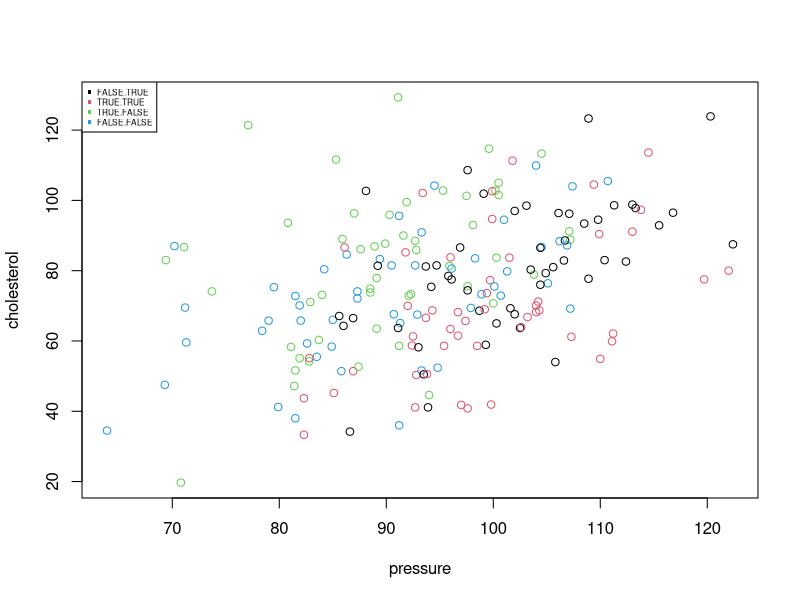
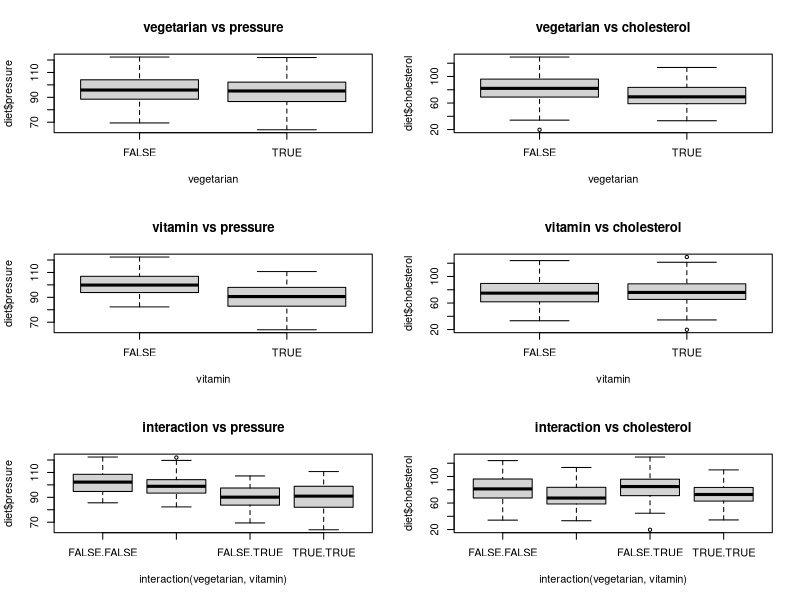

Reproduce these figures in R, in order.
diet =read.table("diet.txt", header = TRUE)
attach(diet)
labels  = as.factor(interaction(vegetarian, vitamin))
plot(diet[1:2], col = as.numeric(labels))
legend("topleft", legend = unique(labels), col=1:4, pch = 16, cex = 0.5)


# the problem is a two way manova: given values for the two factors, 
# vegetarian(T/F), vitamin assumptions(T/F), see how the means of the
# health indicators changes. 

par(mfrow = c(3, 2))
boxplot(diet$pressure~vegetarian, main = "vegetarian vs pressure")
boxplot(diet$cholesterol~vegetarian, main = "vegetarian vs cholesterol")
boxplot(diet$pressure~vitamin, main = "vitamin vs pressure")
boxplot(diet$cholesterol~vitamin, main = "vitamin vs cholesterol")
boxplot(diet$pressure~interaction(vegetarian, vitamin), main = "interaction vs pressure")
boxplot(diet$cholesterol~interaction(vegetarian, vitamin), main = "interaction vs cholesterol")
par(mfrow = c(1, 1))

#from the boxlpot we can see that:
#1. vegetarian may have an effect on cholesterol but not on pressure
#2. vitamin intake may have an effect on pressure but not on cholesterol
#3. interaction term seems to be negligible (it seems an additive effect)

# let's perform a two way manvoa

fit.complete = manova(as.matrix(diet[,1:2]) ~ vegetarian + vitamin + vegetarian:vitamin)
summary(fit.complete)

summary.aov(fit.complete)

# as suspected let's remove the interaction term. 
fit.additive = manova(as.matrix(diet[,1:2]) ~ vegetarian + vitamin)
summary(fit.additive)
summary.aov(fit.additive)
# this is the model i would suggest at point C
# B. 
# verifing assumptions. 
for (i in 1:4){
  
  
  
}
